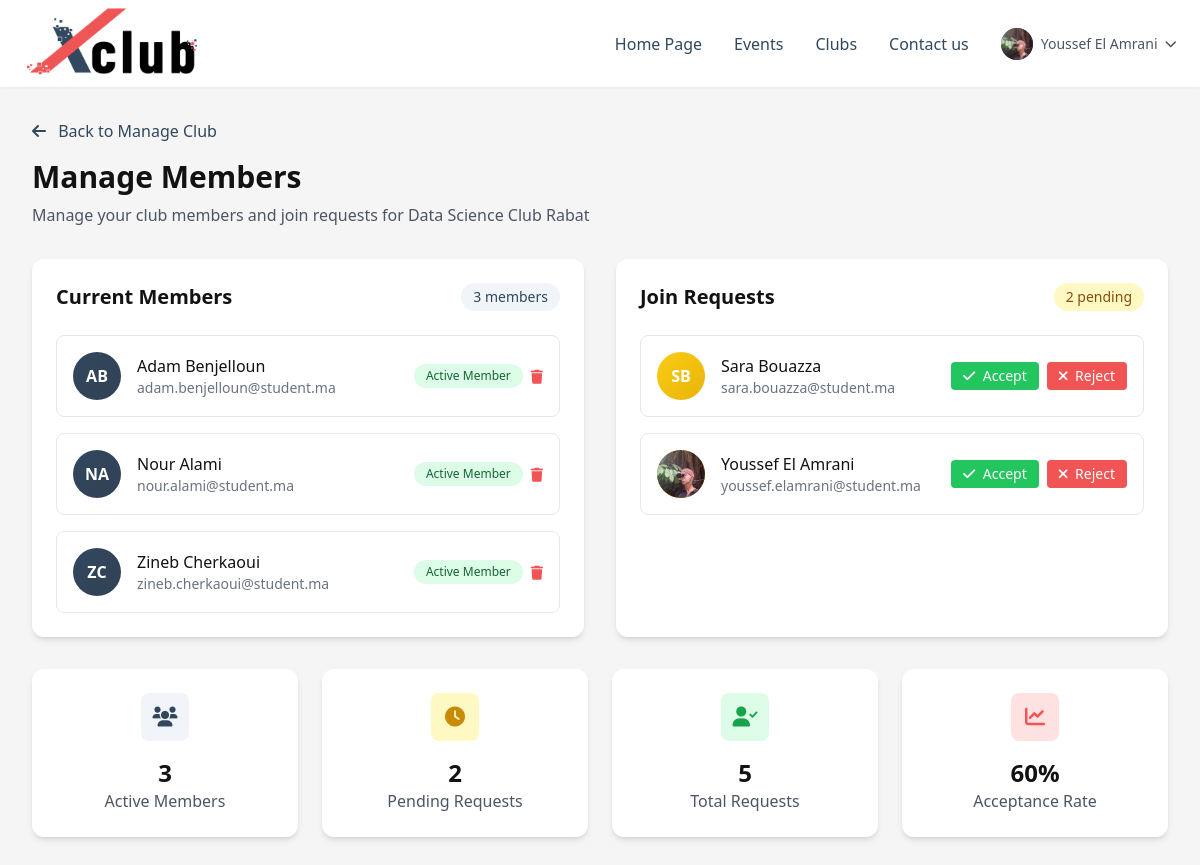
The page /club_owner/manage_members.php (signed in) on the database its author committed.
### tables this page shows
CREATE TABLE `member` (
  `ID_MEMBER` int(11) NOT NULL,
  `ID_CLUB` int(11) DEFAULT NULL,
  `PROFILE_IMG` varchar(80) DEFAULT NULL,
  `FIRST_NAME` varchar(50) DEFAULT NULL,
  `LAST_NAME` varchar(50) DEFAULT NULL,
  `EMAIL` varchar(50) DEFAULT NULL,
  `PASSWORD` varchar(255) DEFAULT NULL
);

CREATE TABLE `club` (
  `ID_CLUB` int(11) NOT NULL,
  `ID_MEMBER` int(11) NOT NULL,
  `NAME` varchar(50) DEFAULT NULL,
  `LOGO` varchar(80) DEFAULT NULL,
  `DESCRIPTION` text DEFAULT NULL,
  `UNIVERSITY` varchar(50) DEFAULT NULL,
  `CITY` char(10) DEFAULT NULL,
  `INSTAGRAM_LINK` char(10) DEFAULT NULL,
  `LINKEDIN_LINK` char(10) DEFAULT NULL,
  `EMAIL` varchar(50) DEFAULT NULL,
  `CLUB_PHONE` char(10) DEFAULT NULL
);

CREATE TABLE `requestjoin` (
  `ID_MEMBER` int(11) NOT NULL,
  `ID_CLUB` int(11) NOT NULL,
  `ACCEPTED` tinyint(1) DEFAULT NULL
);

### club_owner/manage_members.php (the view, shortened to what this page needs)
<?php
require_once '../user/db.php';
$user_id = $_SESSION['user_id'];
$stmt = $pdo->prepare("SELECT c.* FROM club c JOIN member m ON c.ID_MEMBER = m.ID_MEMBER WHERE m.ID_MEMBER = ?");
$stmt->execute([$user_id]);
$club = $stmt->fetch(PDO::FETCH_ASSOC);
$stmt = $pdo->prepare("
    SELECT m.*, rj.ACCEPTED
    FROM member m
    JOIN requestjoin rj ON m.ID_MEMBER = rj.ID_MEMBER
    WHERE rj.ID_CLUB = ? AND rj.ACCEPTED = 1
    ORDER BY m.FIRST_NAME, m.LAST_NAME
");
$stmt->execute([$club['ID_CLUB']]);
$members = $stmt->fetchAll(PDO::FETCH_ASSOC);
$stmt = $pdo->prepare("
    SELECT m.*, rj.ACCEPTED
    FROM member m
    JOIN requestjoin rj ON m.ID_MEMBER = rj.ID_MEMBER
    WHERE rj.ID_CLUB = ? AND (rj.ACCEPTED = 0 OR rj.ACCEPTED IS NULL)
    ORDER BY m.FIRST_NAME, m.LAST_NAME
");
$stmt->execute([$club['ID_CLUB']]);
$pending_requests = $stmt->fetchAll(PDO::FETCH_ASSOC);
?>
<!DOCTYPE html>
<html lang="en">
<head>
    <script src="https://cdn.tailwindcss.com"></script>
    <link rel="stylesheet" href="https://cdnjs.cloudflare.com/ajax/libs/font-awesome/6.0.0/css/all.min.css">
</head>
<body class="bg-gray-custom">
<?php include '../includes/header.php'; ?>
    <main class="max-w-7xl mx-auto px-4 sm:px-6 lg:px-8 py-8">
        <div class="mb-8">
            <div class="flex items-center mb-4">
                <a href="manage_club.php" class="text-slate-custom hover:text-slate-700 transition-colors mr-4">
                    <i class="fas fa-arrow-left mr-2"></i>
                    Back to Manage Club
                </a>
            </div>
            <h1 class="text-3xl font-bold text-black-custom">Manage Members</h1>
            <p class="text-gray-600 mt-2">Manage your club members and join requests for <?php echo htmlspecialchars($club['NAME']); ?></p>
        </div>
        <div class="grid grid-cols-1 lg:grid-cols-2 gap-8">
            <div class="bg-white rounded-xl shadow-md p-6">
                <div class="flex items-center justify-between mb-6">
                    <h2 class="text-xl font-bold text-black-custom">Current Members</h2>
                    <span class="px-3 py-1 bg-slate-100 text-slate-custom rounded-full text-sm font-medium">
                        <?php echo count($members); ?> members
                    </span>
                </div>
                <?php if (empty($members)): ?>
                    <div class="text-center py-8">
                        <div class="w-16 h-16 bg-gray-100 rounded-full flex items-center justify-center mx-auto mb-4">
                            <i class="fas fa-users text-gray-400 text-2xl"></i>
                        </div>
                        <h3 class="text-lg font-medium text-black-custom mb-2">No members yet</h3>
                        <p class="text-gray-600">Your club doesn't have any members yet. Accept join requests to grow your community.</p>
                    </div>
                <?php else: ?>
                    <div class="space-y-4">
                        <?php foreach ($members as $member): ?>
                            <div class="flex items-center justify-between p-4 border border-gray-200 rounded-lg hover:shadow-md transition-shadow">
                                <div class="flex items-center space-x-4">
                                    <div class="w-12 h-12 bg-gradient-to-br from-slate-custom to-slate-700 rounded-full flex items-center justify-center text-white font-bold overflow-hidden">
                                        <?php if ($member['PROFILE_IMG']): ?>
                                            <img src="../static/images/<?php echo htmlspecialchars($member['PROFILE_IMG']); ?>"
                                                 alt="Profile Picture"
                                                 class="w-full h-full object-cover">
                                        <?php else: ?>
                                            <?php echo strtoupper(substr($member['FIRST_NAME'], 0, 1) . substr($member['LAST_NAME'], 0, 1)); ?>
                                        <?php endif; ?>
                                    </div>
                                    <div>
                                        <h3 class="font-medium text-black-custom">
                                            <?php echo htmlspecialchars($member['FIRST_NAME'] . ' ' . $member['LAST_NAME']); ?>
                                        </h3>
                                        <p class="text-sm text-gray-500"><?php echo htmlspecialchars($member['EMAIL']); ?></p>
                                    </div>
                                </div>
                                <div class="flex items-center space-x-2">
                                    <span class="px-3 py-1 bg-green-100 text-green-800 rounded-full text-xs font-medium">Active Member</span>
                                    <form method="POST" class="inline" onsubmit="return confirm('Are you sure you want to remove this member?')">
                                        <button type="submit" name="remove_member" class="text-red-custom hover:text-red-600 text-sm">
                                            <i class="fas fa-trash"></i>
                                        </button>
                                    </form>
                                </div>
                            </div>
                        <?php endforeach; ?>
                    </div>
                <?php endif; ?>
            </div>
            <div class="bg-white rounded-xl shadow-md p-6">
                <div class="flex items-center justify-between mb-6">
                    <h2 class="text-xl font-bold text-black-custom">Join Requests</h2>
                    <span class="px-3 py-1 bg-yellow-100 text-yellow-800 rounded-full text-sm font-medium">
                        <?php echo count($pending_requests); ?> pending
                    </span>
                </div>
                <?php if (empty($pending_requests)): ?>
                    <div class="text-center py-8">
                        <div class="w-16 h-16 bg-gray-100 rounded-full flex items-center justify-center mx-auto mb-4">
                            <i class="fas fa-user-plus text-gray-400 text-2xl"></i>
                        </div>
                        <h3 class="text-lg font-medium text-black-custom mb-2">No pending requests</h3>
                        <p class="text-gray-600">All join requests have been processed. New requests will appear here.</p>
                    </div>
                <?php else: ?>
                    <div class="space-y-4">
                        <?php foreach ($pending_requests as $request): ?>
                            <div class="flex items-center justify-between p-4 border border-gray-200 rounded-lg hover:shadow-md transition-shadow">
                                <div class="flex items-center space-x-4">
                                    <div class="w-12 h-12 bg-gradient-to-br from-yellow-400 to-yellow-500 rounded-full flex items-center justify-center text-white font-bold overflow-hidden">
                                        <?php if ($request['PROFILE_IMG']): ?>
                                            <img src="../static/images/<?php echo htmlspecialchars($request['PROFILE_IMG']); ?>"
                                                 alt="Profile Picture"
                                                 class="w-full h-full object-cover">
                                        <?php else: ?>
                                            <?php echo strtoupper(substr($request['FIRST_NAME'], 0, 1) . substr($request['LAST_NAME'], 0, 1)); ?>
                                        <?php endif; ?>
                                    </div>
                                    <div>
                                        <h3 class="font-medium text-black-custom">
                                            <?php echo htmlspecialchars($request['FIRST_NAME'] . ' ' . $request['LAST_NAME']); ?>
                                        </h3>
                                        <p class="text-sm text-gray-500"><?php echo htmlspecialchars($request['EMAIL']); ?></p>
                                    </div>
                                </div>
                                <div class="flex items-center space-x-2">
                                    <form method="POST" class="inline">
                                        <button type="submit" name="accept_request" class="bg-green-500 text-white px-3 py-1 rounded text-sm hover:bg-green-600 transition-colors">
                                            <i class="fas fa-check mr-1"></i>
                                            Accept
                                        </button>
                                    </form>
                                    <form method="POST" class="inline">
                                        <button type="submit" name="reject_request" class="bg-red-custom text-white px-3 py-1 rounded text-sm hover:bg-red-600 transition-colors">
                                            <i class="fas fa-times mr-1"></i>
                                            Reject
                                        </button>
                                    </form>
                                </div>
                            </div>
                        <?php endforeach; ?>
                    </div>
                <?php endif; ?>
            </div>
        </div>
        <div class="mt-8 grid grid-cols-1 md:grid-cols-4 gap-6">
            <div class="bg-white rounded-xl shadow-md p-6 text-center">
                <div class="w-12 h-12 bg-slate-100 rounded-lg flex items-center justify-center mx-auto mb-4">
                    <i class="fas fa-users text-slate-custom text-xl"></i>
                </div>
                <h3 class="text-2xl font-bold text-black-custom"><?php echo count($members); ?></h3>
                <p class="text-gray-600">Active Members</p>
            </div>
            <div class="bg-white rounded-xl shadow-md p-6 text-center">
                <div class="w-12 h-12 bg-yellow-100 rounded-lg flex items-center justify-center mx-auto mb-4">
                    <i class="fas fa-clock text-yellow-600 text-xl"></i>
                </div>
                <h3 class="text-2xl font-bold text-black-custom"><?php echo count($pending_requests); ?></h3>
                <p class="text-gray-600">Pending Requests</p>
            </div>
            <div class="bg-white rounded-xl shadow-md p-6 text-center">
                <div class="w-12 h-12 bg-green-100 rounded-lg flex items-center justify-center mx-auto mb-4">
                    <i class="fas fa-user-check text-green-600 text-xl"></i>
                </div>
                <h3 class="text-2xl font-bold text-black-custom"><?php echo count($members) + count($pending_requests); ?></h3>
                <p class="text-gray-600">Total Requests</p>
            </div>
            <div class="bg-white rounded-xl shadow-md p-6 text-center">
                <div class="w-12 h-12 bg-red-100 rounded-lg flex items-center justify-center mx-auto mb-4">
                    <i class="fas fa-chart-line text-red-custom text-xl"></i>
                </div>
                <h3 class="text-2xl font-bold text-black-custom">
                    <?php echo count($members) > 0 ? round((count($members) / (count($members) + count($pending_requests))) * 100) : 0; ?>%
                </h3>
                <p class="text-gray-600">Acceptance Rate</p>
            </div>
        </div>
    </main>
</body>
</html>

### includes/header.php (shortened to what this page needs)
<?php
require_once '../user/db.php';
$user = null;
if (isset($_SESSION['user_id'])) {
    $stmt = $pdo->prepare("SELECT * FROM member WHERE ID_MEMBER = ?");
    $stmt->execute([$_SESSION['user_id']]);
    $user = $stmt->fetch(PDO::FETCH_ASSOC);
    $stmt = $pdo->prepare("SELECT * FROM club WHERE ID_MEMBER = ?");
    $stmt->execute([$_SESSION['user_id']]);
}
?>
<header class="bg-white py-0 px-6 shadow-sm">
    <div class="max-w-7xl mx-auto flex items-center justify-between">
        <div class="flex items-center space-x-3">
            <img src="../static/images/Frame 13.png" alt="MDS Logo" class="w-48 h-42 object-contain">
        </div>
        <nav class="hidden md:flex items-center space-x-8">
            <a href="../user/home.php" class="text-slate-custom hover:text-red-custom transition-colors">Home Page</a>
            <a href="../user/events.php" class="text-slate-custom hover:text-red-custom transition-colors">Events</a>
            <a href="../user/clubs.php" class="text-slate-custom hover:text-red-custom transition-colors">Clubs</a>
            <a href="../user/contactus.php" class="text-slate-custom hover:text-red-custom transition-colors">Contact us</a>
            <?php if ($user): ?>
                <div class="flex items-center space-x-4">
                    <div class="relative">
                        <button id="profile-menu-button" class="flex items-center space-x-2 text-gray-600 hover:text-slate-custom transition-colors">
                            <div class="w-8 h-8 bg-gradient-to-br from-slate-custom to-slate-700 rounded-full flex items-center justify-center text-white font-bold text-sm overflow-hidden">
                                <?php if ($user['PROFILE_IMG']): ?>
                                    <img src="../static/images/<?php echo htmlspecialchars($user['PROFILE_IMG']); ?>"
                                         alt="Profile Picture"
                                         class="w-full h-full object-cover">
                                <?php else: ?>
                                    <?php echo strtoupper(substr($user['FIRST_NAME'], 0, 1) . substr($user['LAST_NAME'], 0, 1)); ?>
                                <?php endif; ?>
                            </div>
                            <span class="text-sm font-medium"><?php echo htmlspecialchars($user['FIRST_NAME'] . ' ' . $user['LAST_NAME']); ?></span>
                            <i class="fas fa-chevron-down text-xs transition-transform duration-200" id="dropdown-arrow"></i>
                        </button>
                    </div>
                </div>
            <?php endif; ?>
        </nav>
    </div>
</header>

### rows shown on the page
member: PROFILE_IMG (picture), FIRST_NAME+LAST_NAME "Youssef El Amrani"
club: NAME "Data Science Club Rabat"
requestjoin: ID_MEMBER.LAST_NAME "AB", ID_MEMBER.LAST_NAME "Adam Benjelloun", ID_MEMBER.EMAIL "adam.benjelloun@student.ma"
requestjoin: ID_MEMBER.LAST_NAME "NA", ID_MEMBER.LAST_NAME "Nour Alami", ID_MEMBER.EMAIL "nour.alami@student.ma"
requestjoin: ID_MEMBER.LAST_NAME "ZC", ID_MEMBER.LAST_NAME "Zineb Cherkaoui", ID_MEMBER.EMAIL "zineb.cherkaoui@student.ma"

### other values the page prints
count($members) "3"
count($pending_requests) "2"
$request['FIRST_NAME'] . ' ' . $request['LAST_NAME'] "Sara Bouazza"
$request['EMAIL'] "sara.bouazza@student.ma"
$request['FIRST_NAME'] . ' ' . $request['LAST_NAME'] "Youssef El Amrani"
$request['EMAIL'] "youssef.elamrani@student.ma"
count($members) + count($pending_requests) "5"
